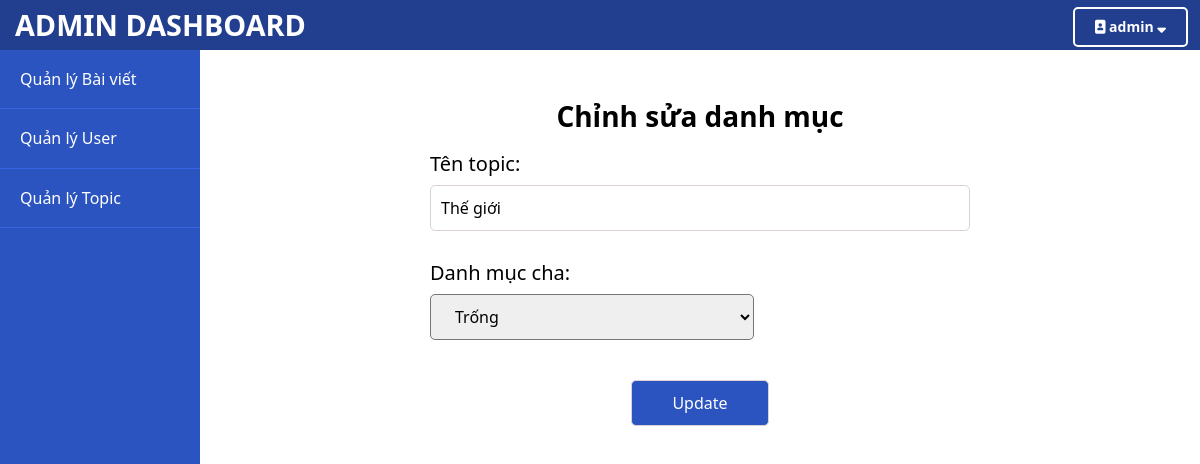
Page /admin/topic/edit.php?id=2 (signed in) on the earlier database version.
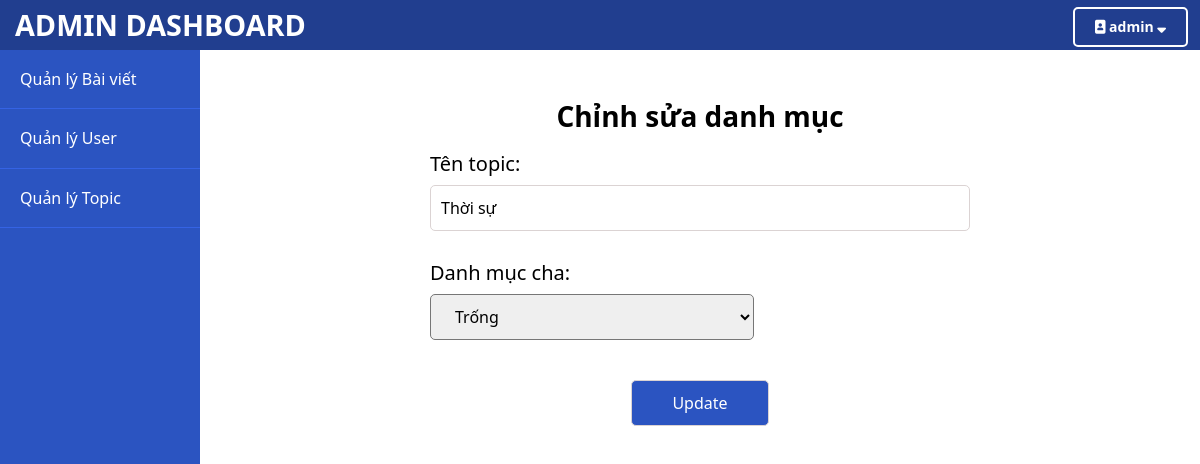
Same page on the later database version.
### tables this page shows
CREATE TABLE `topics` (
  `id` int(11) NOT NULL,
  `parent_topic_id` int(11) DEFAULT NULL,
  `name` varchar(255) NOT NULL
);

### models/CategoryModel.php (called while the page is built, shortened)
<?php
require_once(ROOT_PATH . "/include/config.php");
class Category
{
    public function getTopicById($id)
    {
        global $conn;
        $sql = "SELECT * FROM topics WHERE id = $id";
        $result = mysqli_query($conn, $sql);
        $final = mysqli_fetch_array($result);
        return $final;
    }
}

### admin/topic/edit.php (the view, shortened to what this page needs)
<?php
require_once(ROOT_PATH . '/models/CategoryModel.php');
$topic_model = new Category();
if (isset($_SESSION['user_id']) && $_SESSION['user_role_id'] === 1) {
    $topic = $topic_model->getTopicById($_GET['id']); ?>
<?php
include(ROOT_PATH . '/admin/include/head.php'); ?>
</head>
<body>
<div class="admin-header">
    <div class="logo">
        <a href="<?php echo BASE_URL . "dashboard/"; ?>">ADMIN DASHBOARD</a>
    </div>
    <?php include(ROOT_PATH . '/admin/include/menu.php'); ?>
    </div>
<?php
    include(ROOT_PATH . '/admin/include/sidebar.php'); ?>
<div class="admin-content">
    <div class="title">
        <p>Chỉnh sửa danh mục</p>
    </div>
    <div class="edit-topic-form">
        <form action="" method="post" name="form" enctype="multipart/form-data">
            <div class="row">
                <div class="col-25">
                    <label for="name">Tên topic:</label>
                </div>
                <div class="col-75">
                    <input type="text" id="name" name="name"
                        placeholder="Thời sự..." value="<?php echo $topic['name']; ?>">
                </div>
            </div>
            <div class="row">
                <div class="col-25">
                    <label for="parent_topic_id">Danh mục cha:</label>
                </div>
                <div class="col-75">
                <select name="parent_topic_id" id="parent_topic_id">
                    <option value="NULL">Trống</option>
                </select>
                </div>
            </div>
            <div class="btn-group">
                <input type="submit" value="Update" name="update-topic">
            </div>
        </form>
    </div>
</div>
</body>
</html>
<?php
} else {
        header('location: ' . BASE_URL);
    }?>

Differences in the rows shown:
changed topics: name "Thế giới" → "Thời sự"
